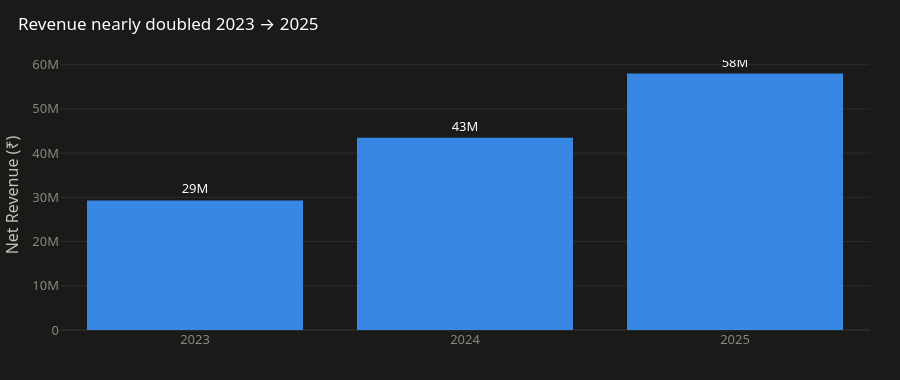

The cell this chart's notebook holds for it:
### Code cell
fig = px.bar(yearly, x="Year", y="Net_Revenue", text_auto=".2s",
             title="Revenue nearly doubled 2023 → 2025", color_discrete_sequence=[CATEGORICAL[0]])
fig.update_traces(textposition="outside")
fig.update_layout(yaxis_title="Net Revenue (₹)", xaxis_title=None, xaxis=dict(type="category"))
finalize(fig, height=380).show()

### Figure 1 — Plotly figure (JSON) as saved in the notebook; plotly's stock layout.template omitted (floating-point values rounded to 4 significant figures)
{"data": [{"hovertemplate": "Year=%{x}<br>Net_Revenue=%{y}<extra></extra>", "legendgroup": "", "marker": {"color": "#3987e5", "pattern": {"shape": ""}}, "name": "", "orientation": "v", "showlegend": false, "textposition": "outside", "texttemplate": "%{y:.2s}", "type": "bar", "x": [2023, 2024, 2025], "xaxis": "x", "y": [29280000.0, 43480000.0, 58000000.0], "yaxis": "y"}], "layout": {"barmode": "relative", "height": 380, "legend": {"orientation": "h", "tracegroupgap": 0, "x": 0, "xanchor": "left", "y": 1.02, "yanchor": "bottom"}, "title": {"text": "Revenue nearly doubled 2023 → 2025"}, "xaxis": {"anchor": "y", "domain": [0.0, 1.0], "title": {}, "type": "category"}, "yaxis": {"anchor": "x", "domain": [0.0, 1.0], "title": {"text": "Net Revenue (₹)"}}}}
